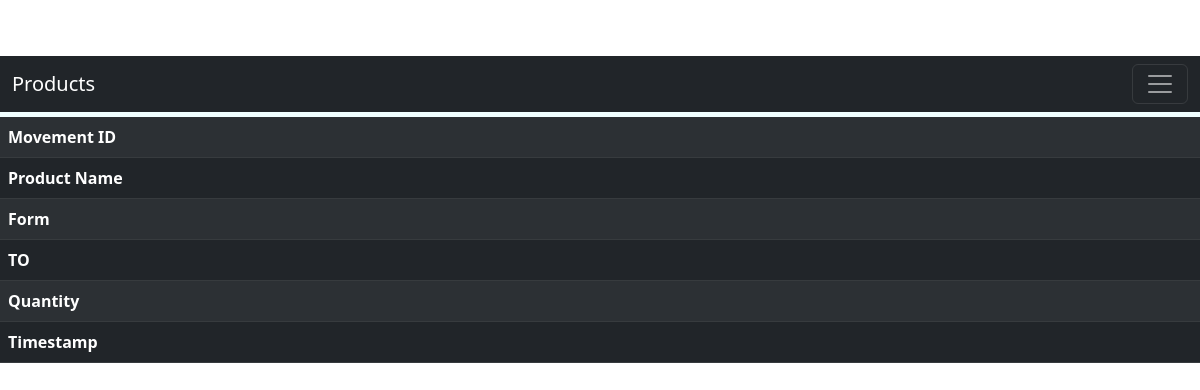
/view_product_movement/timestamp, run on an earlier commit of the app's database.
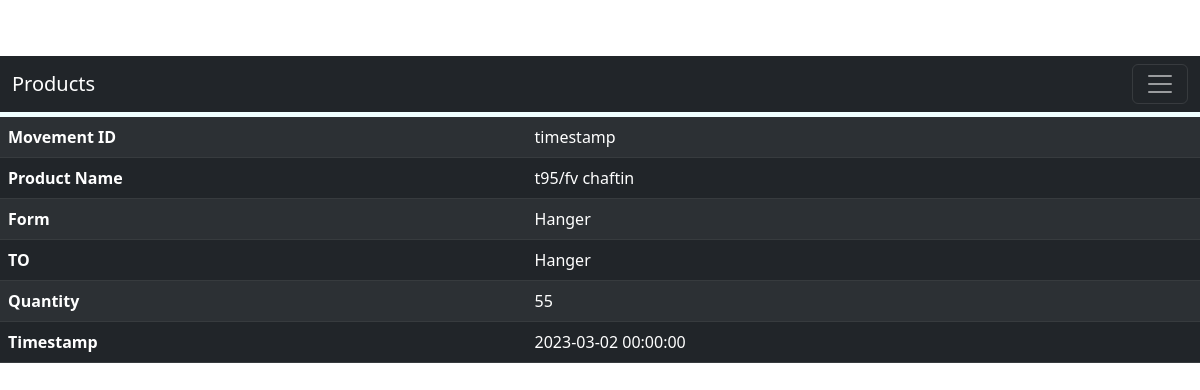
And on a later commit of the database.
### models.py (models this page shows, shortened)
class ProductMovement(db.Model):
    __tablename__ = 'productMovement'
    movement_id = db.Column(db.String(50), primary_key=True)
    timestamp = db.Column(db.DateTime, nullable=False,default=datetime.datetime.now())
    from_location = db.Column(db.String(50), db.ForeignKey('location.location_id'))
    to_location = db.Column(db.String(50), db.ForeignKey('location.location_id'))
    product_id = db.Column(db.String(50), db.ForeignKey('product.product_id'))
    qty = db.Column(db.Integer, nullable=False)

### App.py (the view)
@app.route('/view_product_movement/<movement_id>')
def view_product_movement(movement_id):
    product_movement = ProductMovement.query.filter_by(movement_id=movement_id).first()
    return render_template('view_product_movement.html', product_movement=product_movement)

### templates/view_product_movement.html (shortened to what this page needs)
{% include "index.html" %}
<!DOCTYPE html>
<html>
<head>
</head>
<body>
	<table class="table table-dark table-striped">
		<tr>
			<th>Movement ID</th>
			<td>{{ product_movement.movement_id }}</td>
		</tr>
		<tr>
			<th>Product Name</th>
			<td>{{ product_movement.product_id }}</td>
		</tr>
		<tr>
			<th>Form </th>
			<td>{{ product_movement.from_location }}</td>
		</tr>
		<tr>
			<th>TO </th>
			<td>{{ product_movement.to_location}}</td>
		</tr>
		<tr>
			<th>Quantity</th>
			<td>{{ product_movement.qty }}</td>
		</tr>
		<tr>
			<th>Timestamp</th>
			<td>{{ product_movement.timestamp }}</td>
		</tr>
	</table>
</body>
</html>

What changed in the data, as far as the page shows it:
added ProductMovement: movement_id "timestamp", product_id "t95/fv chaftin", from_location "Hanger", to_location "Hanger", qty "55", timestamp "2023-03-02 00:00:00"
